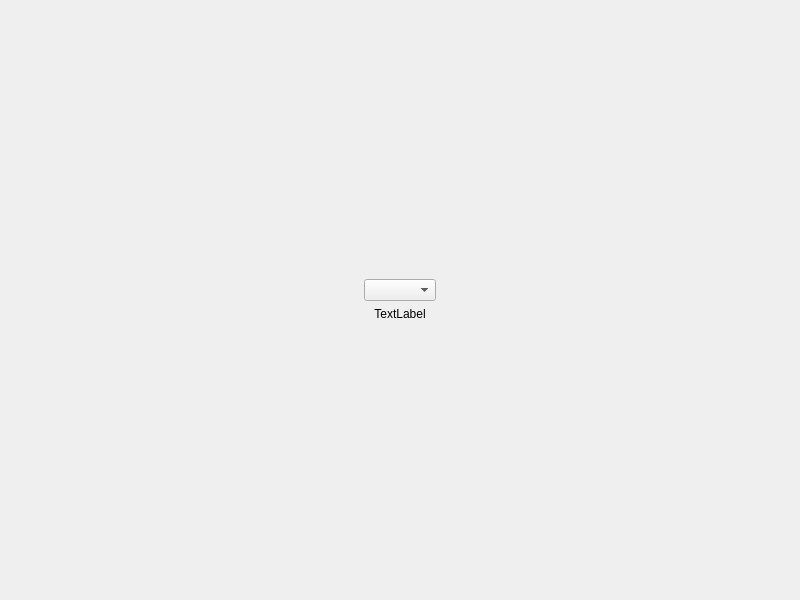
<?xml version="1.0" encoding="UTF-8"?>
<ui version="4.0">
 <class>Form</class>
 <widget class="QWidget" name="Form">
  <property name="geometry">
   <rect>
    <x>0</x>
    <y>0</y>
    <width>800</width>
    <height>600</height>
   </rect>
  </property>
  <property name="sizePolicy">
   <sizepolicy hsizetype="Fixed" vsizetype="Fixed">
    <horstretch>0</horstretch>
    <verstretch>0</verstretch>
   </sizepolicy>
  </property>
  <property name="windowTitle">
   <string>Form</string>
  </property>
  <layout class="QGridLayout" name="gridLayout_3">
   <item row="1" column="2">
    <spacer name="horizontalSpacer_2">
     <property name="orientation">
      <enum>Qt::Horizontal</enum>
     </property>
     <property name="sizeType">
      <enum>QSizePolicy::MinimumExpanding</enum>
     </property>
     <property name="sizeHint" stdset="0">
      <size>
       <width>40</width>
       <height>20</height>
      </size>
     </property>
    </spacer>
   </item>
   <item row="1" column="0">
    <spacer name="horizontalSpacer">
     <property name="orientation">
      <enum>Qt::Horizontal</enum>
     </property>
     <property name="sizeType">
      <enum>QSizePolicy::MinimumExpanding</enum>
     </property>
     <property name="sizeHint" stdset="0">
      <size>
       <width>40</width>
       <height>20</height>
      </size>
     </property>
    </spacer>
   </item>
   <item row="1" column="1">
    <layout class="QGridLayout" name="gridLayout">
     <item row="1" column="0">
      <widget class="QLabel" name="label">
       <property name="text">
        <string>TextLabel</string>
       </property>
       <property name="alignment">
        <set>Qt::AlignCenter</set>
       </property>
      </widget>
     </item>
     <item row="0" column="0">
      <widget class="QComboBox" name="comboBox"/>
     </item>
    </layout>
   </item>
   <item row="2" column="1">
    <spacer name="verticalSpacer">
     <property name="orientation">
      <enum>Qt::Vertical</enum>
     </property>
     <property name="sizeType">
      <enum>QSizePolicy::MinimumExpanding</enum>
     </property>
     <property name="sizeHint" stdset="0">
      <size>
       <width>20</width>
       <height>40</height>
      </size>
     </property>
    </spacer>
   </item>
   <item row="0" column="1">
    <spacer name="verticalSpacer_2">
     <property name="orientation">
      <enum>Qt::Vertical</enum>
     </property>
     <property name="sizeType">
      <enum>QSizePolicy::MinimumExpanding</enum>
     </property>
     <property name="sizeHint" stdset="0">
      <size>
       <width>20</width>
       <height>40</height>
      </size>
     </property>
    </spacer>
   </item>
  </layout>
 </widget>
 <resources/>
 <connections/>
</ui>
